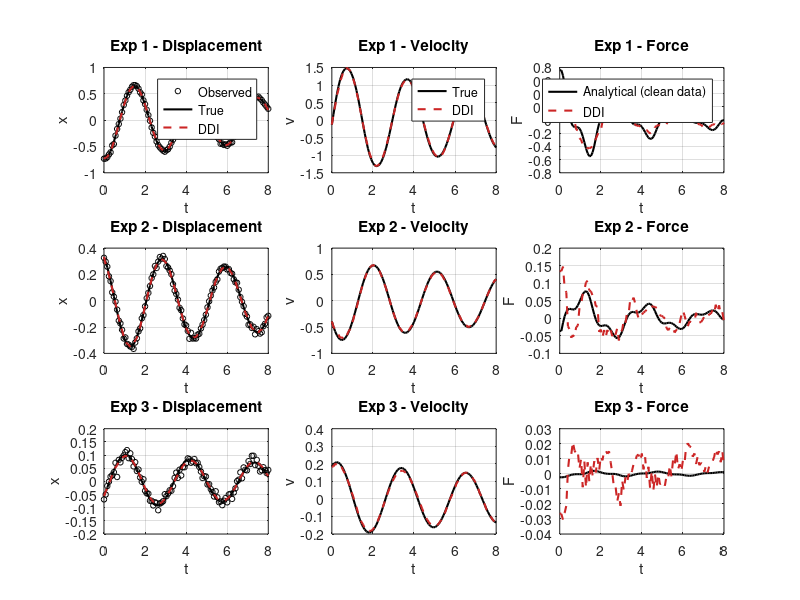
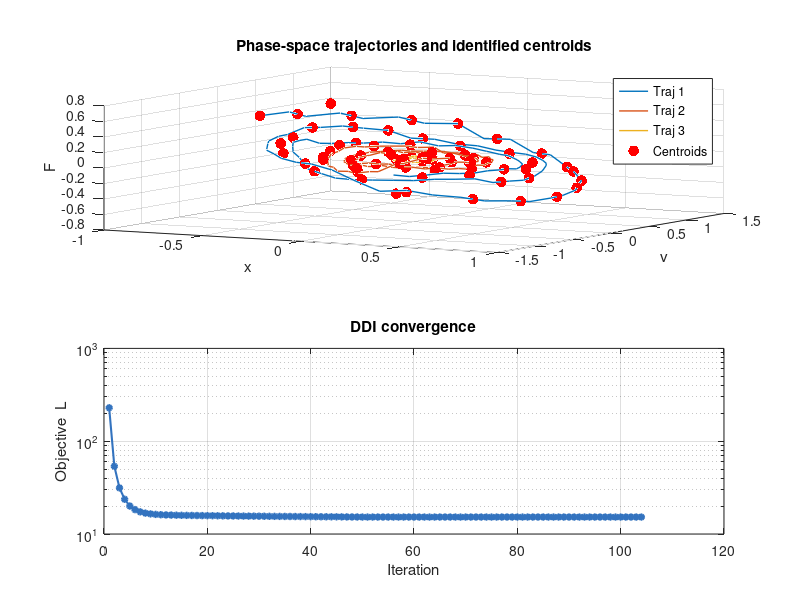
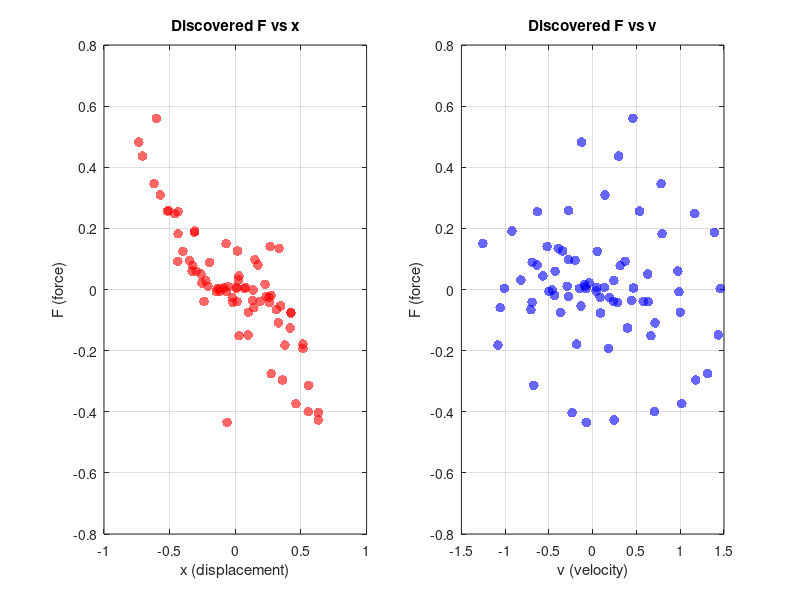

Source code (MATLAB) for these figures, in order:
function DDI_example()
%DDI_KINEMATICS  Data-driven identification with noisy kinematic measurements
%
% Implements the staggered minimisation of Ulloa's working notes.
%
% Objective function (Eq. 8):
%   L = sum_alpha sum_n w_n [ f^2(z_n) + d^2(z_n, z_bar_k) ]
%     + beta_F * sum_alpha sum_{n=1}^{N-1} w_n * dt * (F_{n+1} - F_n)^2
%
% Synthetic data is generated by integrating an ODE with a chosen force law.
% The ODE produces x_true and v_true. The analytical ground truth force is
% then computed directly from those clean trajectories:
%   F_analytical(n) = m*(v_{n+1}-v_{n-1})/(2*dt) + c*v_n + k*x_n
% This is the exact force the system experienced -- no model assumed.
%
% DDI recovers F using only noisy x_obs. The force panel compares:
%   Analytical: exact F from clean x_true, v_true (perfect data limit)
%   DDI:        F recovered from noisy x_obs alone

clear; close all; clc;
rng(42);   % measurement noise seed

%% =========================================================================
%  USER PARAMETERS
%% =========================================================================

% -- Structural parameters (ODE generation + KKT constraint) --
m = 1.0;
c = 0.1;
k = 4.0;

% -- Time grid --
T     = 8.0;
T_buf = 2.0;
T_ext = T + T_buf;
N_ext = 126;
t_ext = linspace(0, T_ext, N_ext);
dt    = t_ext(2) - t_ext(1);
N_out = round(T/T_ext * (N_ext-1)) + 1;
t_out = t_ext(1:N_out);

% -- Experiments -- change only Nexp; ICs scale automatically --
Nexp = 3;
rng(13);
x_ini = 0.5*randn(Nexp, 1);
v_ini = 0.5*randn(Nexp, 1);

% -- Noise (x only) --
noise_frac = 0.05;

% -- DDI weights --
w_obs_x = 50.0;   % trust x measurements strongly
w_obs_v =  0.5;   % trust smoothed v estimate weakly
wx = 1.0;
wv = 1.0;
wF = 3.0;
wn = ones(N_ext, 1);

% -- beta_F annealing --
beta_F0      = 80.0;
beta_F1      = 15.0;
anneal_iters = 50;

% -- Centroids and solver --
Nbar     = 25 * Nexp;
max_iter = 200;
tol      = 1e-9;

%% =========================================================================
%  GENERATE SYNTHETIC DATA
%% =========================================================================
fprintf('=== Generating synthetic data ===\n');

x_true_ext = zeros(Nexp, N_ext);
v_true_ext = zeros(Nexp, N_ext);

ode_opts = odeset('RelTol',1e-9,'AbsTol',1e-12);
for a = 1:Nexp
    rhs_f = @(~,y) [y(2); (-2.0*y(1)^3 - 0.05*y(2)*abs(y(2)) - c*y(2) - k*y(1))/m];
    [t_sol, Y] = ode45(rhs_f, t_ext, [x_ini(a); v_ini(a)], ode_opts);
    if length(t_sol) ~= N_ext
        error(['ODE failed for experiment %d at t=%.4f. ' ...
               'Reduce IC amplitudes or check force law stability.'], a, t_sol(end));
    end
    x_true_ext(a,:) = Y(:,1)';
    v_true_ext(a,:) = Y(:,2)';
end

% Analytical ground truth force: exact residual from clean trajectories.
% F = m*a + c*v + k*x evaluated on true (noiseless) x and v.
% This is what DDI is trying to recover from noisy data alone.
F_analytical = zeros(Nexp, N_out);
for a = 1:Nexp
    for n = 2:N_out-1
        F_analytical(a,n) = m*(v_true_ext(a,n+1)-v_true_ext(a,n-1))/(2*dt) ...
                          + c*v_true_ext(a,n) + k*x_true_ext(a,n);
    end
    F_analytical(a,1)     = F_analytical(a,2);
    F_analytical(a,N_out) = F_analytical(a,N_out-1);
end

sig   = std(x_true_ext(:,1:N_out), [], 'all');
x_obs = x_true_ext + noise_frac*sig*randn(Nexp, N_ext);

%% =========================================================================
%  GAUSSIAN SMOOTHING
%% =========================================================================
smooth_sigma = 5;
hw = ceil(3*smooth_sigma);
gw = exp(-(-hw:hw).^2 / (2*smooth_sigma^2));
gw = gw / sum(gw);

x_smooth = zeros(Nexp, N_ext);
for a = 1:Nexp
    x_smooth(a,:) = conv(x_obs(a,:), gw, 'same');
    x_smooth(a,1) = x_ini(a);
end

%% =========================================================================
%  VELOCITY ESTIMATE FROM SMOOTHED DISPLACEMENT
%% =========================================================================
v_obs = zeros(Nexp, N_ext);
for a = 1:Nexp
    v_obs(a,2:N_ext-1) = (x_smooth(a,3:N_ext) - x_smooth(a,1:N_ext-2)) / (2*dt);
    v_obs(a,1)         = v_ini(a);
    v_obs(a,N_ext)     = v_obs(a,N_ext-1);
end

%% =========================================================================
%  INITIALISE TRAJECTORIES
%% =========================================================================
fprintf('=== Initialising ===\n');

x_traj = x_obs;
v_traj = v_obs;
F_traj = zeros(Nexp, N_ext);
for a = 1:Nexp
    for n = 2:N_ext-1
        F_traj(a,n) = m*(v_traj(a,n+1)-v_traj(a,n-1))/(2*dt) ...
                    + c*v_traj(a,n) + k*x_smooth(a,n);
    end
    F_traj(a,1)     = F_traj(a,2);
    F_traj(a,N_ext) = F_traj(a,N_ext-1);
end

%% =========================================================================
%  K-MEANS++ CENTROID INITIALISATION
%% =========================================================================
fprintf('=== K-means++ centroid seeding ===\n');

all_pts   = [x_traj(:), v_traj(:), F_traj(:)];
pts_scale = std(all_pts) + eps;
pts_n     = all_pts ./ pts_scale;

Npts  = size(all_pts, 1);
ci    = zeros(Nbar, 1);
ci(1) = randi(Npts);
min_d2 = inf(Npts, 1);
for kk = 2:Nbar
    d2c    = sum((pts_n - pts_n(ci(kk-1),:)).^2, 2);
    min_d2 = min(min_d2, d2c);
    prob   = min_d2 / sum(min_d2);
    ci(kk) = find(rand < cumsum(prob), 1);
end
xbar = all_pts(ci, 1)';
vbar = all_pts(ci, 2)';
Fbar = all_pts(ci, 3)';

assign = ones(Nexp, N_ext, 'int32');

%% =========================================================================
%  DDI MAIN LOOP
%% =========================================================================
fprintf('=== DDI alternating minimisation ===\n');
fprintf('  %5s  %14s  %14s  %10s\n','Iter','Objective L','Rel. dL','beta_F');

L_hist = nan(max_iter, 1);

for iter = 1:max_iter

    % beta_F geometric annealing
    if iter <= anneal_iters
        frac   = (iter-1) / (anneal_iters-1);
        beta_F = beta_F0 * (beta_F1/beta_F0)^frac;
    else
        beta_F = beta_F1;
    end

    % Assignment: nearest centroid in weighted (x,v,F) space
    pts_all = [x_traj(:), v_traj(:), F_traj(:)];
    cen_all = [xbar(:),   vbar(:),   Fbar(:)  ];
    D2 = wx*(pts_all(:,1) - cen_all(:,1)').^2 + ...
         wv*(pts_all(:,2) - cen_all(:,2)').^2 + ...
         wF*(pts_all(:,3) - cen_all(:,3)').^2;
    [~, assign_vec] = min(D2, [], 2);
    assign = reshape(int32(assign_vec), Nexp, N_ext);

    % Step 1: KKT solve per experiment (Eqs. 12-17)
    for a = 1:Nexp
        [x_traj(a,:), v_traj(a,:), F_traj(a,:)] = ...
            solve_trajectory(m, c, k, dt, N_ext, wn, ...
                             w_obs_x, w_obs_v, wx, wv, wF, beta_F, ...
                             x_obs(a,:), v_obs(a,:), ...
                             x_ini(a), v_ini(a), ...
                             xbar, vbar, Fbar, assign(a,:));
    end

    % Step 2: Centroid update (Eqs. 19-21)
    num_x = zeros(1, Nbar);
    num_v = zeros(1, Nbar);
    num_F = zeros(1, Nbar);
    den   = zeros(1, Nbar);
    for a = 1:Nexp
        for n = 1:N_ext
            kk        = assign(a,n);
            w         = wn(n);
            num_x(kk) = num_x(kk) + w*x_traj(a,n);
            num_v(kk) = num_v(kk) + w*v_traj(a,n);
            num_F(kk) = num_F(kk) + w*F_traj(a,n);
            den(kk)   = den(kk)   + w;
        end
    end
    for kk = 1:Nbar
        if den(kk) > 0
            xbar(kk) = num_x(kk)/den(kk);
            vbar(kk) = num_v(kk)/den(kk);
            Fbar(kk) = num_F(kk)/den(kk);
        end
    end

    % Convergence check
    L = eval_objective(Nexp, N_ext, wn, dt, ...
                       w_obs_x, w_obs_v, wx, wv, wF, beta_F, ...
                       x_traj, v_traj, F_traj, x_obs, v_obs, ...
                       xbar, vbar, Fbar, assign);
    L_hist(iter) = L;

    if iter > 1
        dL = abs(L - L_hist(iter-1)) / (abs(L_hist(iter-1)) + eps);
        fprintf('  %5d  %14.6e  %14.6e  %10.3f\n', iter, L, dL, beta_F);
        if dL < tol && iter > anneal_iters
            fprintf('  --> Converged at iteration %d.\n', iter);
            break;
        end
    else
        fprintf('  %5d  %14.6e  %14s  %10.3f\n', iter, L, '---', beta_F);
    end
end

%% =========================================================================
%  TRIM TO [0,T]
%% =========================================================================
fprintf('=== Plotting ===\n');

x_traj_out = x_traj(:,    1:N_out);
v_traj_out = v_traj(:,    1:N_out);
F_traj_out = F_traj(:,    1:N_out);
x_obs_out  = x_obs(:,     1:N_out);
x_true_out = x_true_ext(:,1:N_out);
v_true_out = v_true_ext(:,1:N_out);

cRed = [0.80 0.15 0.15];

%% =========================================================================
%  FIGURE 1: Trajectories
%% =========================================================================
figure('Name','DDI - Trajectories','NumberTitle','off', ...
       'Position',[50 50 1300 260*Nexp]);
for a = 1:Nexp

    subplot(Nexp, 3, (a-1)*3 + 1);
    plot(t_out, x_obs_out(a,:),  'ko', 'MarkerSize',4); hold on;
    plot(t_out, x_true_out(a,:), 'k-', 'LineWidth',1.5);
    plot(t_out, x_traj_out(a,:), '--', 'Color',cRed, 'LineWidth',1.5);
    xlabel('t'); ylabel('x'); grid on; box on;
    title(sprintf('Exp %d - Displacement',a));
    if a==1, legend('Observed','True','DDI','Location','best'); end

    subplot(Nexp, 3, (a-1)*3 + 2);
    plot(t_out, v_true_out(a,:), 'k-', 'LineWidth',1.5); hold on;
    plot(t_out, v_traj_out(a,:), '--', 'Color',cRed, 'LineWidth',1.5);
    xlabel('t'); ylabel('v'); grid on; box on;
    title(sprintf('Exp %d - Velocity',a));
    if a==1, legend('True','DDI','Location','best'); end

    % Force: analytical ground truth (exact, from clean data) vs DDI
    % (recovered from noisy x_obs only). Gap between them is the cost
    % of having only noisy displacement measurements.
    subplot(Nexp, 3, (a-1)*3 + 3);
    plot(t_out, F_analytical(a,:), 'k-', 'LineWidth',1.5); hold on;
    plot(t_out, F_traj_out(a,:),   '--', 'Color',cRed, 'LineWidth',1.5);
    xlabel('t'); ylabel('F'); grid on; box on;
    title(sprintf('Exp %d - Force',a));
    if a==1, legend('Analytical (clean data)','DDI','Location','best'); end
end

%% =========================================================================
%  FIGURE 2: Phase space, centroids, convergence
%% =========================================================================
figure('Name','DDI - Phase Space and Convergence','NumberTitle','off', ...
       'Position',[100 100 950 720]);

subplot(2,1,1);
cols = lines(Nexp);
for a = 1:Nexp
    plot3(x_traj_out(a,:), v_traj_out(a,:), F_traj_out(a,:), '-', ...
          'Color',cols(a,:), 'LineWidth',1, 'DisplayName',sprintf('Traj %d',a));
    hold on;
end
scatter3(xbar, vbar, Fbar, 60, 'r', 'filled', 'DisplayName','Centroids');
xlabel('x'); ylabel('v'); zlabel('F');
title('Phase-space trajectories and identified centroids');
legend('Location','best'); grid on; view(30,20);

subplot(2,1,2);
valid = ~isnan(L_hist);
semilogy(find(valid), L_hist(valid), '-o', 'Color',[0.20 0.45 0.75], ...
         'LineWidth',1.5, 'MarkerSize',4, 'MarkerFaceColor',[0.20 0.45 0.75]);
xlabel('Iteration'); ylabel('Objective  L');
title('DDI convergence'); grid on; box on;

%% =========================================================================
%  FIGURE 3: Discovered constitutive cloud (primary DDI result)
%% =========================================================================
figure('Name','DDI - Discovered Constitutive Cloud','NumberTitle','off',...
       'Position',[200 200 900 400]);

subplot(1,2,1);
scatter(xbar, Fbar, 50, 'r', 'filled', 'MarkerFaceAlpha',0.6);
xlabel('x (displacement)'); ylabel('F (force)');
title('Discovered F vs x');
grid on; box on;

subplot(1,2,2);
scatter(vbar, Fbar, 50, 'b', 'filled', 'MarkerFaceAlpha',0.6);
xlabel('v (velocity)'); ylabel('F (force)');
title('Discovered F vs v');
grid on; box on;

%% =========================================================================
%  ERROR SUMMARY
%% =========================================================================
fprintf('\n=== Recovery error (window [0,T]) ===\n');
fprintf('  %6s  %10s  %10s  %10s\n','Exp','RMSE x','RMSE v','RMSE F');
for a = 1:Nexp
    fprintf('  %6d  %10.4f  %10.4f  %10.4f\n', a, ...
        rms(x_traj_out(a,:) - x_true_out(a,:)), ...
        rms(v_traj_out(a,:) - v_true_out(a,:)), ...
        rms(F_traj_out(a,:) - F_analytical(a,:)));
end
fprintf('=== Done ===\n');
end


%% =========================================================================
%  LOCAL FUNCTION: solve_trajectory
%% =========================================================================
function [x, v, F] = solve_trajectory(m, c, k, dt, N, wn, ...
    w_obs_x, w_obs_v, wx, wv, wF, beta_F, ...
    x_obs, v_obs, x_ini, v_ini, ...
    xbar, vbar, Fbar, assign)

col_x   = @(n) n;
col_v   = @(n) N   + n;
col_F   = @(n) 2*N + n;
col_lam = @(n) 3*N + (n-1);
col_mu  = @(n) 4*N - 2 + (n-1);

Ndof   = 5*N - 4;
nz_max = 30*N;
TI  = zeros(nz_max,1);
TJ  = zeros(nz_max,1);
TS  = zeros(nz_max,1);
rhs = zeros(Ndof,1);
nz  = 0;
row = 0;

% Eq. (17): initial conditions
row=row+1; nz=nz+1; TI(nz)=row; TJ(nz)=col_x(1); TS(nz)=1; rhs(row)=x_ini;
row=row+1; nz=nz+1; TI(nz)=row; TJ(nz)=col_v(1); TS(nz)=1; rhs(row)=v_ini;

for n = 2:N-1
    kk = assign(n);

    % Eq. (12): discrete dynamics
    row=row+1;
    nz=nz+1; TI(nz)=row; TJ(nz)=col_v(n+1); TS(nz)= m/(2*dt);
    nz=nz+1; TI(nz)=row; TJ(nz)=col_v(n-1); TS(nz)=-m/(2*dt);
    nz=nz+1; TI(nz)=row; TJ(nz)=col_v(n);   TS(nz)= c;
    nz=nz+1; TI(nz)=row; TJ(nz)=col_x(n);   TS(nz)= k;
    nz=nz+1; TI(nz)=row; TJ(nz)=col_F(n);   TS(nz)=-1;

    % Eq. (13): kinematics
    row=row+1;
    nz=nz+1; TI(nz)=row; TJ(nz)=col_v(n);   TS(nz)= 1;
    nz=nz+1; TI(nz)=row; TJ(nz)=col_x(n+1); TS(nz)=-1/(2*dt);
    nz=nz+1; TI(nz)=row; TJ(nz)=col_x(n-1); TS(nz)= 1/(2*dt);

    % Eq. (14): stationarity w.r.t. x_n
    row=row+1;
    nz=nz+1; TI(nz)=row; TJ(nz)=col_x(n);   TS(nz)= 2*wn(n)*(w_obs_x+wx);
    nz=nz+1; TI(nz)=row; TJ(nz)=col_lam(n); TS(nz)= k;
    if n<=N-2, nz=nz+1; TI(nz)=row; TJ(nz)=col_mu(n+1); TS(nz)= 1/(2*dt); end
    if n>=3,   nz=nz+1; TI(nz)=row; TJ(nz)=col_mu(n-1); TS(nz)=-1/(2*dt); end
    rhs(row) = 2*wn(n)*(w_obs_x*x_obs(n) + wx*xbar(kk));

    % Eq. (15): stationarity w.r.t. v_n
    row=row+1;
    nz=nz+1; TI(nz)=row; TJ(nz)=col_v(n);   TS(nz)= 2*wn(n)*(w_obs_v+wv);
    nz=nz+1; TI(nz)=row; TJ(nz)=col_lam(n); TS(nz)= c;
    nz=nz+1; TI(nz)=row; TJ(nz)=col_mu(n);  TS(nz)= 1;
    if n>=3,   nz=nz+1; TI(nz)=row; TJ(nz)=col_lam(n-1); TS(nz)= m/(2*dt); end
    if n<=N-2, nz=nz+1; TI(nz)=row; TJ(nz)=col_lam(n+1); TS(nz)=-m/(2*dt); end
    rhs(row) = 2*wn(n)*(w_obs_v*v_obs(n) + wv*vbar(kk));

    % Eq. (16): stationarity w.r.t. F_n (with beta_F smoothing)
    diag_F = 2*wn(n)*wF + 2*beta_F*dt*(wn(n-1)+wn(n));
    row=row+1;
    nz=nz+1; TI(nz)=row; TJ(nz)=col_F(n);   TS(nz)= diag_F;
    nz=nz+1; TI(nz)=row; TJ(nz)=col_lam(n); TS(nz)=-1;
    nz=nz+1; TI(nz)=row; TJ(nz)=col_F(n-1); TS(nz)=-2*beta_F*dt*wn(n-1);
    nz=nz+1; TI(nz)=row; TJ(nz)=col_F(n+1); TS(nz)=-2*beta_F*dt*wn(n);
    rhs(row) = 2*wn(n)*wF*Fbar(kk);
end

% Boundary stationarity at n=1 and n=N
row=row+1;
nz=nz+1; TI(nz)=row; TJ(nz)=col_F(1); TS(nz)= 2*wn(1)*wF + 2*beta_F*dt*wn(1);
nz=nz+1; TI(nz)=row; TJ(nz)=col_F(2); TS(nz)=-2*beta_F*dt*wn(1);
rhs(row) = 2*wn(1)*wF*Fbar(assign(1));

row=row+1;
nz=nz+1; TI(nz)=row; TJ(nz)=col_x(N);    TS(nz)= 2*wn(N)*(w_obs_x+wx);
nz=nz+1; TI(nz)=row; TJ(nz)=col_mu(N-1); TS(nz)=-1/(2*dt);
rhs(row) = 2*wn(N)*(w_obs_x*x_obs(N) + wx*xbar(assign(N)));

row=row+1;
nz=nz+1; TI(nz)=row; TJ(nz)=col_v(N);     TS(nz)= 2*wn(N)*(w_obs_v+wv);
nz=nz+1; TI(nz)=row; TJ(nz)=col_lam(N-1); TS(nz)= m/(2*dt);
rhs(row) = 2*wn(N)*(w_obs_v*v_obs(N) + wv*vbar(assign(N)));

row=row+1;
nz=nz+1; TI(nz)=row; TJ(nz)=col_F(N);   TS(nz)= 2*wn(N)*wF + 2*beta_F*dt*wn(N-1);
nz=nz+1; TI(nz)=row; TJ(nz)=col_F(N-1); TS(nz)=-2*beta_F*dt*wn(N-1);
rhs(row) = 2*wn(N)*wF*Fbar(assign(N));

if row ~= Ndof
    error('KKT assembly error: %d rows assembled, %d expected.', row, Ndof);
end

sol = sparse(TI(1:nz), TJ(1:nz), TS(1:nz), Ndof, Ndof) \ rhs;
x = sol(1    :  N)';
v = sol(N+1  :2*N)';
F = sol(2*N+1:3*N)';
end


%% =========================================================================
%  LOCAL FUNCTION: eval_objective
%% =========================================================================
function L = eval_objective(Nexp, N, wn, dt, ...
    w_obs_x, w_obs_v, wx, wv, wF, beta_F, ...
    x_traj, v_traj, F_traj, x_obs, v_obs, ...
    xbar, vbar, Fbar, assign)
L = 0;
for a = 1:Nexp
    for n = 1:N
        kk = assign(a,n);
        f2 = w_obs_x*(x_traj(a,n)-x_obs(a,n))^2 ...
           + w_obs_v*(v_traj(a,n)-v_obs(a,n))^2;
        d2 = wx*(x_traj(a,n)-xbar(kk))^2 ...
           + wv*(v_traj(a,n)-vbar(kk))^2 ...
           + wF*(F_traj(a,n)-Fbar(kk))^2;
        L = L + wn(n)*(f2+d2);
    end
    for n = 1:N-1
        L = L + beta_F*wn(n)*dt*(F_traj(a,n+1)-F_traj(a,n))^2;
    end
end
end
